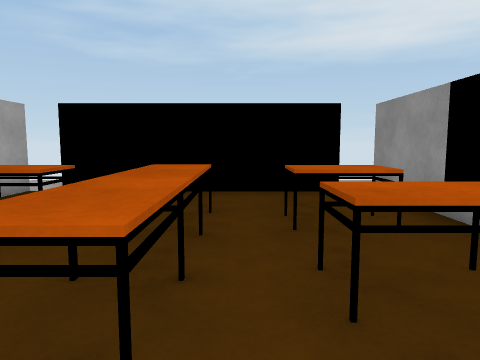
view 1 (above)

13 first-person views from a walk through a Unity game level. The camera is 1.2 m above the floor, tilts 6° down and sees 70° across. The floor is counted in squares, 1 m on a side. Each view is taken from the middle of a square. On the plan, view 1 faces up. The plan holds only what a view shows up to about 14 squares ahead; the rest is blank.

view 2
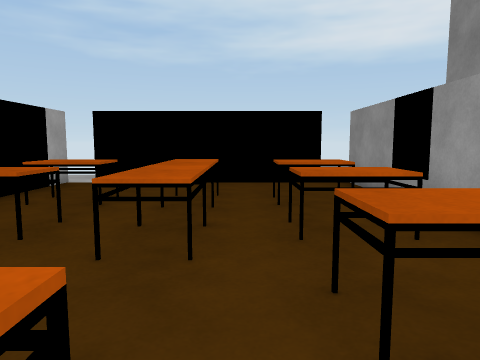

view 3
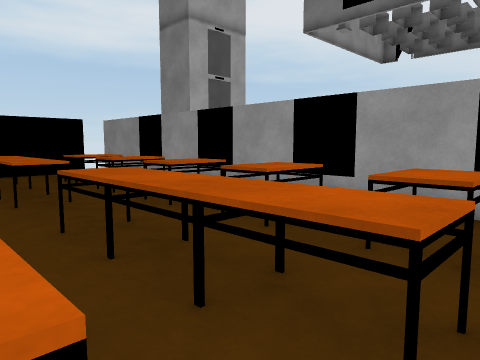

view 4
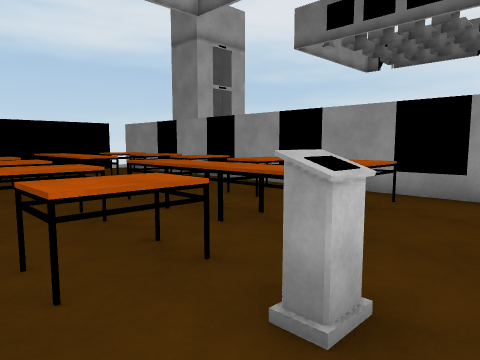

view 5
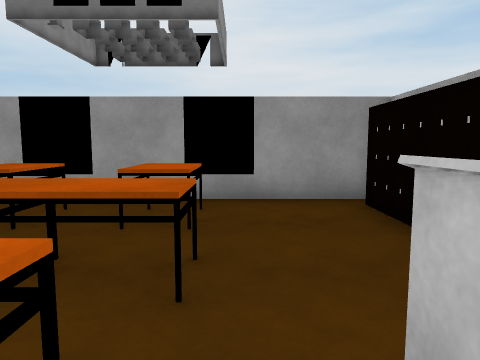

view 6
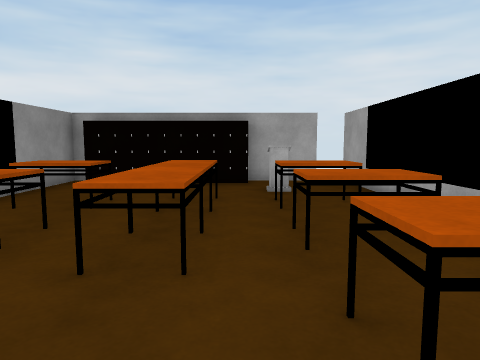

view 7
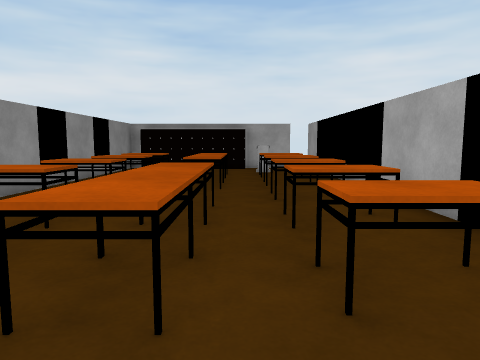

view 8
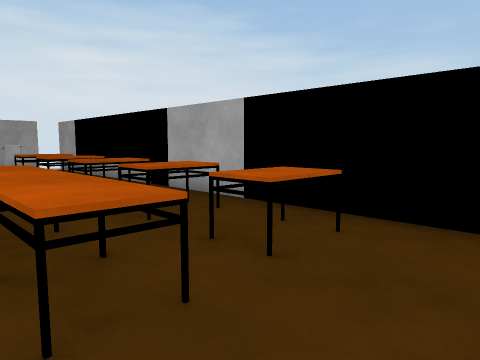

view 9
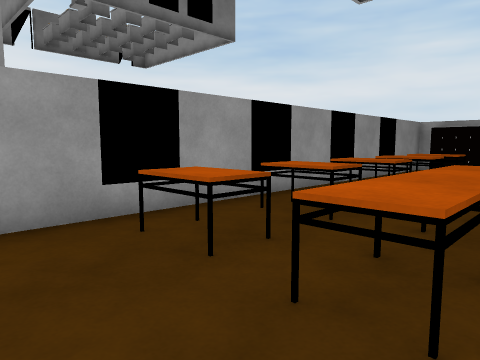

view 10
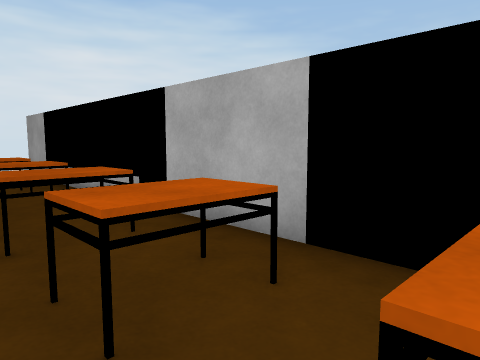

view 11
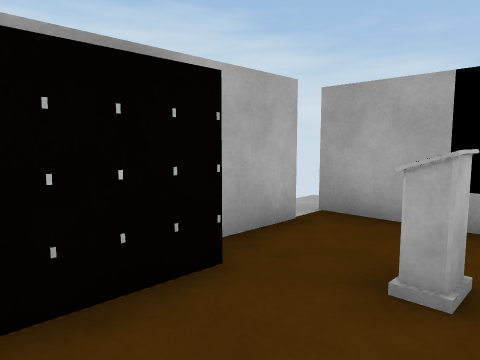

view 12
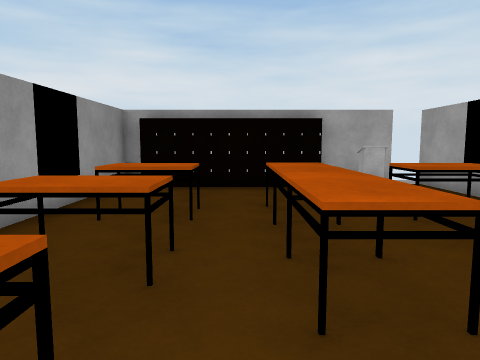

view 13
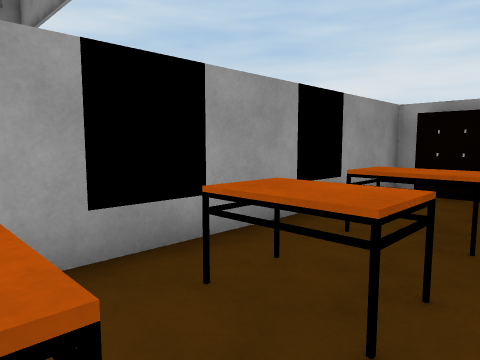

### Floor plan
Key: @ floor where view 1 was taken; # wall or solid block; . floor; T table; C cabinet; O other object.
Columns run from 6 left of view 1 to 3 right of it. Each row starts with its distance up from view 1.
 10 ..
  9 #.##   ###
  8 #........#
  7 #........#
  6 #.##.#.###
  5 #.TT.T.TT#
  4 #....T...#
  3 #.TT.T.TT#
  2 #.##.T.###
  1 #.##...###
  0 #.TT..@TT#
 -1 ##...#...#
 -2  #TT.T.TT#
 -3  ###.T.###
 -4  ###.T.###
 -5  #TT.T.TT#
 -6  #.......#
 -7 ##.#.....#
 -8 #........#
 -9 #.##CCOOO#
-10 ..

Positions as (right, up) in squares from view 1, and headings:
1: (0, 0), facing up
2: (0, -2), facing up
3: (-3, -6), facing up-right
4: (-5, -8), facing up-right
5: (-4, -6), facing right
6: (-2, 2), facing down
7: (-2, 8), facing down
8: (0, 8), facing down-left
9: (-2, 8), facing down-right
10: (-2, 5), facing down-left
11: (0, -6), facing down-left
12: (0, 1), facing down
13: (0, 0), facing down-right
